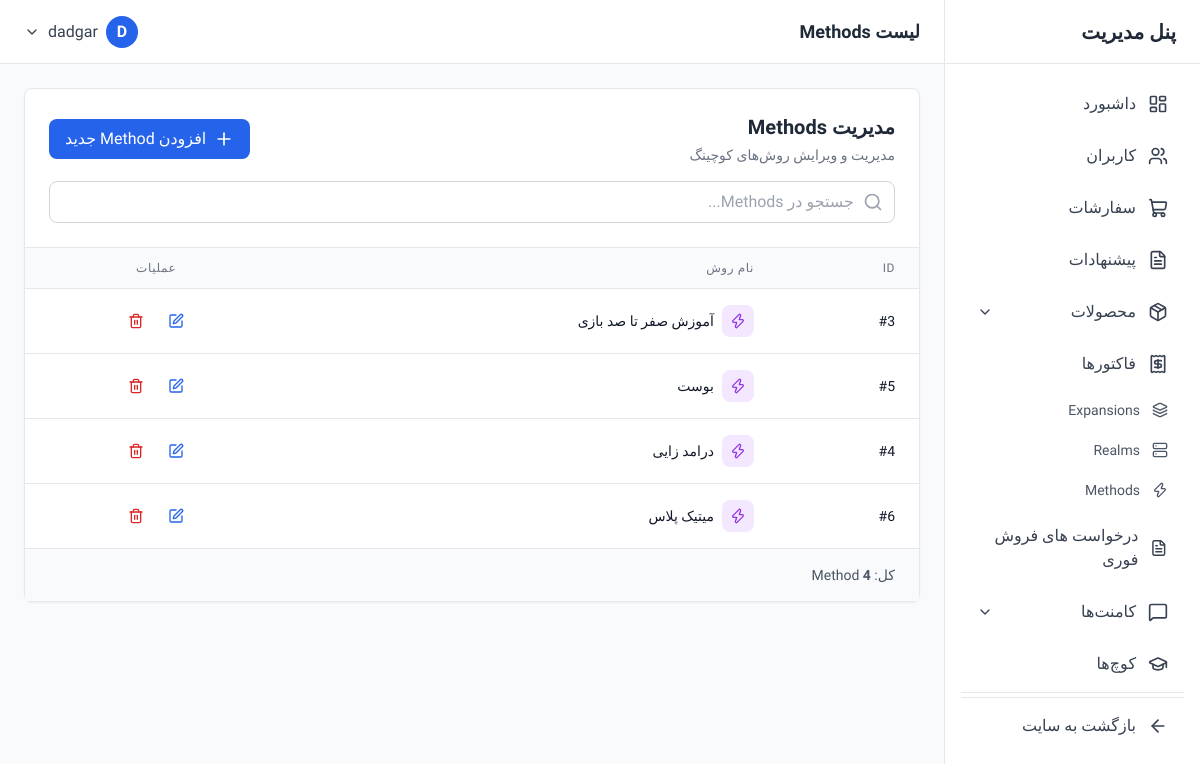
The app's page /dashboard/methods/ (signed in) with its own data.
### account/models.py (models this page shows, shortened)
class User(AbstractUser):
    email = models.EmailField('Email Address', unique=True)
    phone = models.CharField('Phone Number', max_length=15)
    discord_id = models.CharField('Discord ID', max_length=255)
    last_activation_email_sent = models.DateTimeField(null=True, blank=True)

### core/models.py (models this page shows, shortened)
class Method(models.Model):
    name = models.CharField(max_length=100, unique=True)

### dashboard/views.py (the view)
# urls.py: path('methods/', views.method_list, name='method_list'),
@login_required
@user_passes_test(is_admin)
def method_list(request):
    methods = Method.objects.all().order_by('name')
    search = request.GET.get('search', '')
    if search:
        methods = methods.filter(name__icontains=search)
    context = {
        'methods': methods,
        'search': search,
    }
    return render(request, 'dashboard/methods/list.html', context)

### dashboard/views.py (called while the page is built)
def is_admin(user):
    return user.is_staff or user.is_superuser

### dashboard/templates/dashboard/methods/list.html (shortened to what this page needs)
{% extends 'dashboard/base.html' %}
{% block page_title %}لیست Methods{% endblock %}
{% block content %}
<div class="bg-white rounded-lg shadow-sm border border-gray-200">
    <div class="p-6 border-b border-gray-200">
        <div class="flex flex-col md:flex-row md:items-center md:justify-between gap-4">
            <div>
                <h2 class="text-xl font-semibold text-gray-800">مدیریت Methods</h2>
                <p class="text-sm text-gray-500 mt-1">مدیریت و ویرایش روش‌های کوچینگ</p>
            </div>
            <a href="{% url 'dashboard:method_create' %}" class="inline-flex items-center gap-2 px-4 py-2 bg-blue-600 text-white rounded-lg hover:bg-blue-700 transition-colors">
                <i data-lucide="plus" class="w-5 h-5"></i>
                <span>افزودن Method جدید</span>
            </a>
        </div>
        <form method="GET" class="mt-4">
            <div class="relative">
                <input
                    type="text"
                    name="search"
                    value="{{ search }}"
                    placeholder="جستجو در Methods..."
                    class="w-full px-4 py-2 pr-10 border border-gray-300 rounded-lg focus:ring-2 focus:ring-blue-500 focus:border-transparent"
                >
                <i data-lucide="search" class="absolute right-3 top-1/2 -translate-y-1/2 w-5 h-5 text-gray-400"></i>
            </div>
        </form>
    </div>
    <div class="overflow-x-auto">
        <table class="w-full">
            <thead class="bg-gray-50 border-b border-gray-200">
                <tr>
                    <th class="px-6 py-3 text-right text-xs font-medium text-gray-500 uppercase tracking-wider">ID</th>
                    <th class="px-6 py-3 text-right text-xs font-medium text-gray-500 uppercase tracking-wider">نام روش</th>
                    <th class="px-6 py-3 text-center text-xs font-medium text-gray-500 uppercase tracking-wider">عملیات</th>
                </tr>
            </thead>
            <tbody class="bg-white divide-y divide-gray-200">
                {% for method in methods %}
                <tr class="hover:bg-gray-50 transition-colors">
                    <td class="px-6 py-4 whitespace-nowrap text-sm text-gray-900">
                        #{{ method.id }}
                    </td>
                    <td class="px-6 py-4 whitespace-nowrap">
                        <div class="flex items-center gap-2">
                            <div class="p-2 bg-purple-100 rounded-lg">
                                <i data-lucide="zap" class="w-4 h-4 text-purple-600"></i>
                            </div>
                            <span class="text-sm font-medium text-gray-900">{{ method.name }}</span>
                        </div>
                    </td>
                    <td class="px-6 py-4 whitespace-nowrap text-center">
                        <div class="flex items-center justify-center gap-2">
                            <a href="{% url 'dashboard:method_edit' method.id %}" class="p-2 text-blue-600 hover:bg-blue-50 rounded-lg transition-colors" title="ویرایش">
                                <i data-lucide="edit" class="w-4 h-4"></i>
                            </a>
                            <a href="{% url 'dashboard:method_delete' method.id %}" class="p-2 text-red-600 hover:bg-red-50 rounded-lg transition-colors" title="حذف">
                                <i data-lucide="trash-2" class="w-4 h-4"></i>
                            </a>
                        </div>
                    </td>
                </tr>
                {% endfor %}
            </tbody>
        </table>
    </div>
    <div class="px-6 py-4 border-t border-gray-200 bg-gray-50">
        <p class="text-sm text-gray-600">
            کل: <span class="font-semibold">{{ methods.count }}</span> Method
        </p>
    </div>
</div>
{% endblock %}

### dashboard/templates/dashboard/base.html (shortened to what this page needs)
<!DOCTYPE html>
<html lang="fa" dir="rtl">
<head>
    <script src="https://cdn.tailwindcss.com"></script>
</head>
<body class="bg-gray-50" x-data="{ sidebarOpen: true, mobileMenuOpen: false }">
    <aside
        :class="sidebarOpen ? 'translate-x-0' : 'translate-x-full'"
        class="fixed right-0 top-0 z-40 h-screen w-64 bg-white border-l border-gray-200 transition-transform duration-300 ease-in-out lg:translate-x-0"
    >
        <div class="flex items-center justify-between h-16 px-6 border-b border-gray-200">
            <h1 class="text-xl font-bold text-gray-800">پنل مدیریت</h1>
        </div>
<nav class="p-4 space-y-1 overflow-y-auto h-[calc(100vh-64px)]">
    <a href="{% url 'dashboard:home' %}" class="flex items-center gap-3 px-4 py-3 text-gray-700 rounded-lg hover:bg-blue-50 hover:text-blue-600 transition-colors">
        <i data-lucide="layout-dashboard" class="w-5 h-5"></i>
        <span>داشبورد</span>
    </a>
    <a href="{% url 'dashboard:user_list' %}" class="flex items-center gap-3 px-4 py-3 text-gray-700 rounded-lg hover:bg-blue-50 hover:text-blue-600 transition-colors">
        <i data-lucide="users" class="w-5 h-5"></i>
        <span>کاربران</span>
    </a>
    <a href="{% url 'dashboard:order_list' %}" class="flex items-center gap-3 px-4 py-3 text-gray-700 rounded-lg hover:bg-blue-50 hover:text-blue-600 transition-colors">
        <i data-lucide="shopping-cart" class="w-5 h-5"></i>
        <span>سفارشات</span>
    </a>
    <a href="{% url 'dashboard:offer_list' %}" class="flex items-center gap-3 px-4 py-3 text-gray-700 rounded-lg hover:bg-blue-50 hover:text-blue-600 transition-colors">
        <i data-lucide="file-text" class="w-5 h-5"></i>
        <span>پیشنهادات</span>
    </a>
    <div x-data="{ open: false }">
        <button @click="open = !open" class="w-full flex items-center justify-between gap-3 px-4 py-3 text-gray-700 rounded-lg hover:bg-blue-50 hover:text-blue-600 transition-colors">
            <div class="flex items-center gap-3">
                <i data-lucide="package" class="w-5 h-5"></i>
                <span>محصولات</span>
            </div>
            <i data-lucide="chevron-down" class="w-4 h-4" :class="{ 'rotate-180': open }"></i>
        </button>
    </div>
    <a href="{% url 'dashboard:invoice_list' %}" class="flex items-center gap-3 px-4 py-3 text-gray-700 rounded-lg hover:bg-blue-50 hover:text-blue-600 transition-colors">
        <i data-lucide="receipt" class="w-5 h-5"></i>
        <span>فاکتورها</span>
    </a>
    <a href="{% url 'dashboard:expansion_list' %}" class="flex items-center gap-3 px-4 py-2 text-sm text-gray-600 rounded-lg hover:bg-blue-50 hover:text-blue-600 transition-colors">
        <i data-lucide="layers" class="w-4 h-4"></i>
        <span>Expansions</span>
    </a>
    <a href="{% url 'dashboard:realm_list' %}" class="flex items-center gap-3 px-4 py-2 text-sm text-gray-600 rounded-lg hover:bg-blue-50 hover:text-blue-600 transition-colors">
        <i data-lucide="server" class="w-4 h-4"></i>
        <span>Realms</span>
    </a>
    <a href="{% url 'dashboard:method_list' %}" class="flex items-center gap-3 px-4 py-2 text-sm text-gray-600 rounded-lg hover:bg-blue-50 hover:text-blue-600 transition-colors">
        <i data-lucide="zap" class="w-4 h-4"></i>
        <span>Methods</span>
    </a>
    <a href="{% url 'dashboard:fastsell_list' %}" class="flex items-center gap-3 px-4 py-3 text-gray-700 rounded-lg hover:bg-blue-50 hover:text-blue-600 transition-colors">
        <i data-lucide="file-text" class="w-5 h-5"></i>
        <span>درخواست های فروش فوری</span>
    </a>
    <div x-data="{ open: false }">
        <button @click="open = !open" class="w-full flex items-center justify-between gap-3 px-4 py-3 text-gray-700 rounded-lg hover:bg-blue-50 hover:text-blue-600 transition-colors">
            <div class="flex items-center gap-3">
                <i data-lucide="message-square" class="w-5 h-5"></i>
                <span>کامنت‌ها</span>
            </div>
            <i data-lucide="chevron-down" class="w-4 h-4" :class="{ 'rotate-180': open }"></i>
        </button>
    </div>
    <a href="{% url 'dashboard:coach_list' %}" class="flex items-center gap-3 px-4 py-3 text-gray-700 rounded-lg hover:bg-blue-50 hover:text-blue-600 transition-colors">
        <i data-lucide="graduation-cap" class="w-5 h-5"></i>
        <span>کوچ‌ها</span>
    </a>
    <hr class="my-4 border-gray-200">
    <hr class="my-4 border-gray-200">
    <a href="/" class="flex items-center gap-3 px-4 py-3 text-gray-700 rounded-lg hover:bg-gray-100 transition-colors">
        <i data-lucide="arrow-left" class="w-5 h-5"></i>
        <span>بازگشت به سایت</span>
    </a>
</nav>
    </aside>
    <div class="lg:mr-64">
        <header class="bg-white border-b border-gray-200 h-16 flex items-center justify-between px-6 sticky top-0 z-30">
            <div class="flex items-center gap-4">
                <h2 class="text-lg font-semibold text-gray-800">{% block page_title %}داشبورد{% endblock %}</h2>
            </div>
            <div class="flex items-center gap-4" x-data="{ open: false }">
                <div class="relative">
                    <button @click="open = !open" class="flex items-center gap-2 text-gray-700 hover:text-gray-900">
                        <div class="w-8 h-8 rounded-full bg-blue-600 flex items-center justify-center text-white font-semibold">
                            {{ request.user.username|slice:":1"|upper }}
                        </div>
                        <span class="hidden md:block">{{ request.user.username }}</span>
                        <i data-lucide="chevron-down" class="w-4 h-4"></i>
                    </button>
                </div>
            </div>
        </header>
        <main class="p-6">
            {% block content %}{% endblock %}
        </main>
    </div>
</body>
</html>

### dashboard/templates/dashboard/base.html (style rules this page uses)
body { font-family: 'Vazirmatn', sans-serif; }

### records on screen
User: user.username "D", user.username "dadgar"
Method: id "3", name "آموزش صفر تا صد بازی"
Method: id "5", name "بوست"
Method: id "4", name "درامد زایی"
Method: id "6", name "میتیک پلاس"

### other values on screen
{{ methods.count }} "4"
